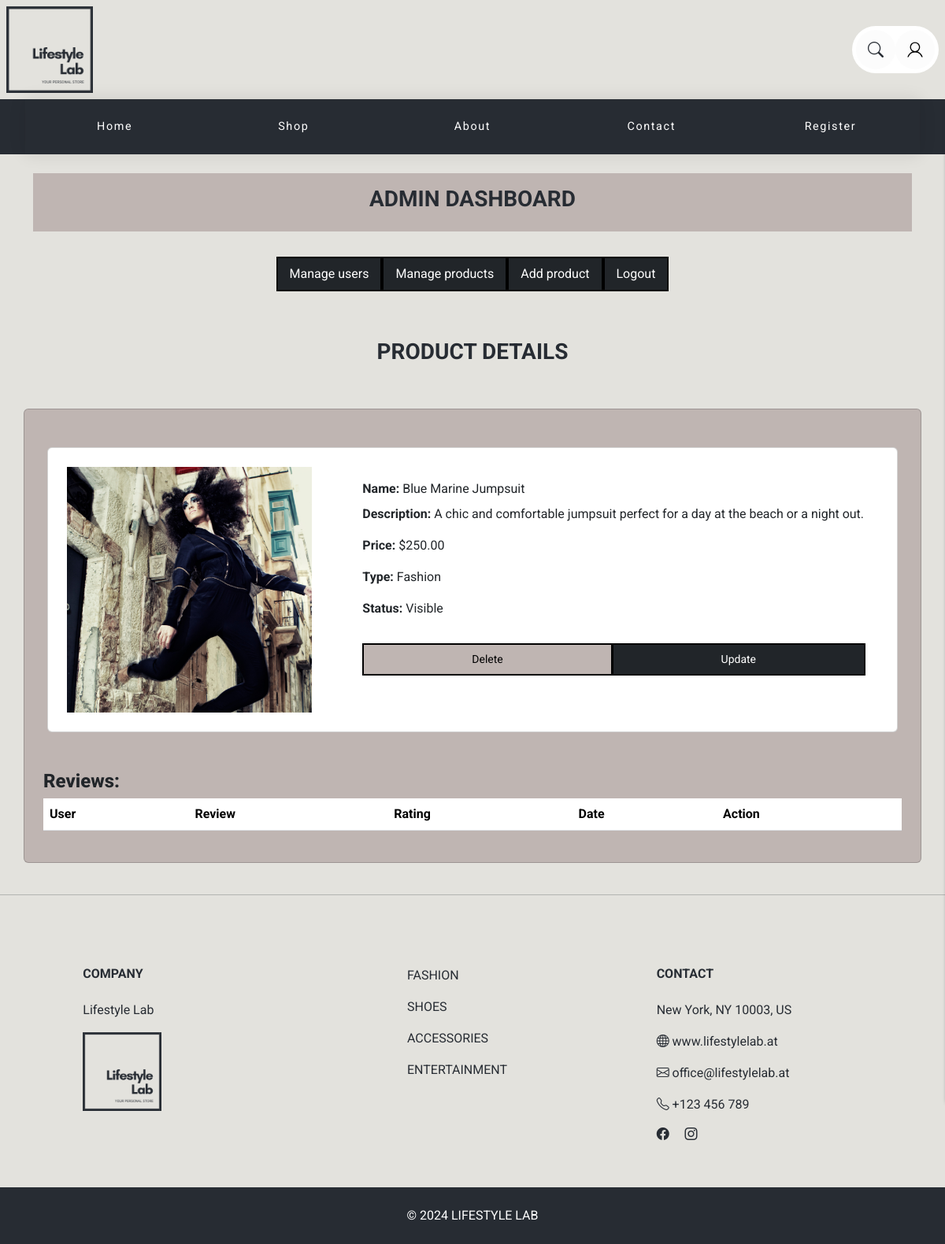
The app's page /product_details_admin.php?id=2 with its own data.
### tables this page shows
CREATE TABLE `product` (
  `id` int(11) NOT NULL,
  `name` varchar(50) NOT NULL,
  `description` varchar(255) DEFAULT NULL,
  `price` decimal(12,2) NOT NULL,
  `img` varchar(255) DEFAULT NULL,
  `fk_type` int(11) DEFAULT NULL,
  `fk_status` int(11) DEFAULT NULL
);

CREATE TABLE `product_type` (
  `id` int(11) NOT NULL,
  `type` varchar(40) NOT NULL
);

CREATE TABLE `product_status` (
  `id` int(11) NOT NULL,
  `status` varchar(10) NOT NULL
);

### product_details_admin.php (the view, shortened to what this page needs)
<?php
require_once './php_db/db_connect.php';
$product_id = $_GET['id'] ?? null;
$product = null;
if ($product_id) {
    $stmt = $connect->prepare("SELECT p.*, t.type as typeName, s.status as statusName FROM product p
                               LEFT JOIN product_type t ON p.fk_type = t.id
                               LEFT JOIN product_status s ON p.fk_status = s.id
                               WHERE p.id = ?");
    $stmt->bind_param("i", $product_id);
    $stmt->execute();
    $result = $stmt->get_result();
    if ($result->num_rows > 0) {
        $product = $result->fetch_assoc();
    } else {
        echo "<p>No product found for this ID.</p>";
    }
}
?>
<!DOCTYPE html>
<html lang="en">
<head>
</head>
<body>
    <?php include '_navbar.php' ?>
    <?php include '_navbardash.php' ?>
    <div class="container mt-1 mb-1">
        <h3 class="text-center p-5 mb-2 ">PRODUCT DETAILS</h3>
    </div>
    <div class="card container bg-body-custom">
        <div class="container mb-4">
            <?php if ($product) : ?>
                <div class='card mb-5 mt-5 mx-auto' style='max-width: 1080px;'>
                    <div class='row g-0'>
                        <div class='col-md-4 p-4'>
                            <img class='w-100' src='./images/product/<?= $product['img'] ?>' alt='Product Image'>
                        </div>
                        <div class='col-md-8 p-4'>
                            <div class='card-body d-flex flex-column justify-content-start'>
                                <p class='card-title'><strong>Name: </strong><?= htmlspecialchars($product['name']) ?></p>
                                <p class='card-text'><strong>Description: </strong><?= htmlspecialchars($product['description']) ?></p>
                                <p class='card-text'><strong>Price: </strong>$<?= htmlspecialchars(number_format($product['price'], 2)) ?></p>
                                <p class='card-text'><strong>Type: </strong><?= htmlspecialchars($product['typeName']) ?></p>
                                <p class='card-text'><strong>Status: </strong><?= htmlspecialchars($product['statusName']) ?></p>
                                <div class='btn-group mt-3'>
                                    <a href='product_delete.php?id=<?= $product["id"] ?>' class='btn btn-sm btn-info' onclick='return confirm("Are you sure you want to delete this product?");'>Delete</a>
                                    <a href='product_update.php?id=<?= $product["id"] ?>' class='btn btn-sm btn-dark'>Update</a>
                                </div>
                            </div>
                        </div>
                    </div>
                </div>
                <h4>Reviews:</h4>
                <table class='table'>
                    <thead>
                        <tr>
                            <th>User</th>
                            <th>Review</th>
                            <th>Rating</th>
                            <th>Date</th>
                            <th>Action</th>
                        </tr>
                    </thead>
                </table>
            <?php else : ?>
                <p>Product details not found.</p>
            <?php endif; ?>
        </div>
    </div>
</body>
</html>

### css/style.css (style rules this page uses)
body { font-family: "Roboto", sans-serif; font-weight: 400; font-style: normal; color: #272c33; background-color: #E3e2dd; }
h1,h4 { font-family: "Roboto", sans-serif; font-weight: 800; font-style: normal; }
h3,h6 { font-family: "Roboto", sans-serif; font-weight: 700; font-style: normal; }
.btn { padding: 8px 15px 8px 15px; border-radius: 0 !important; }
.btn-info { --bs-btn-color: #000; --bs-btn-bg: #bfb5b2; --bs-btn-border-color: #000; --bs-btn-hover-color: #000; --bs-btn-hover-bg: #bfb5b2; --bs-btn-hover-border-color: #bfb5b2; --bs-btn-focus-shadow-rgb: 11, 172, 204; --bs-btn-active-color: #000; --bs-btn-active-bg: #bfb5b2; --bs-btn-active-border-color: #bfb5b2; --bs-btn-active-shadow: inset 0 3px 5px rgba(0, 0, 0, 0.125); --bs-btn-disabled-color: #000; --bs-btn-disabled-bg: #bfb5b2; --bs-btn-disabled-border-color: #bfb5b2; }
.btn-info { border: 2px solid black; }
.btn-dark { border: 2px solid black; color: white; }
.container, p, h1, h2, h3, h4, h5, h6 { animation: fadeInUp 1s ease forwards; }
.btn { animation: fadeInUp 1s ease forwards; }
.card { animation: fadeInUp 1s ease forwards; }
.bg-body-custom { background-color: #bfb5b2; }
section { padding-top: 50px; padding-bottom: 50px; z-index: 2; position: relative; }
.card-body { height: 100%; display: flex; flex-direction: column; justify-content: space-between; }
.footext2 { font-family: "Roboto", sans-serif; font-weight: 400; font-style: normal; color: #272c33; text-decoration: none; text-transform: uppercase; }
.text-white { text-decoration: none; text-transform: uppercase; }

### css/nav.css (style rules this page uses)
:root { --gap: 2rem; }
a { text-decoration: none; }

### records on screen
product: img (picture), name "Blue Marine Jumpsuit", description "A chic and comfortable jumpsuit perfect for a day at the beach or a night out.", price "250.00", fk_type.type "Fashion", fk_status.status "Visible"
